Frame 1 (no input): blank canvas, image omitted
Frame 60 (no input): blank canvas, image omitted
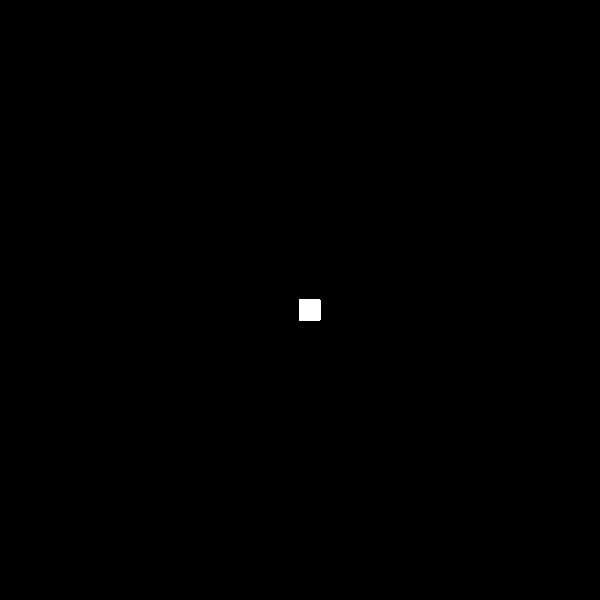
Frame 120 (the mouse pressed at the canvas centre since frame 60)

The p5.js sketch whose frames 1 and 60 were blank and that drew this single picture after the mouse press (run headless with seeded random() and noise() and a simulated clock; from frame 60 on, the mouse is pressed at the canvas centre):

// p5.js sketch
// ── sketch.js
function setup() {
    createCanvas(600, 600);
    background("black");
  }
  
  function draw() {
    stroke("white")
    fill("white")
    if (mouseIsPressed){
      rect(mouseX, mouseY, 20, 20)
    }
  }
